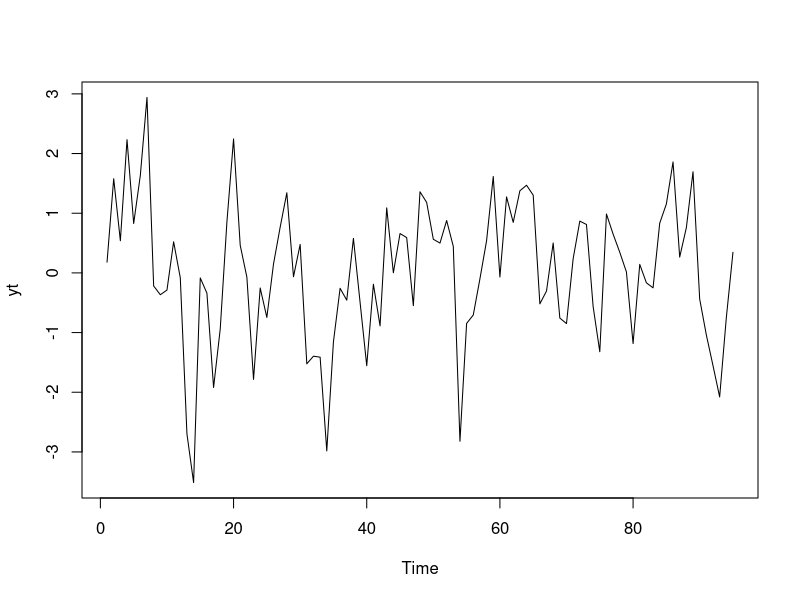
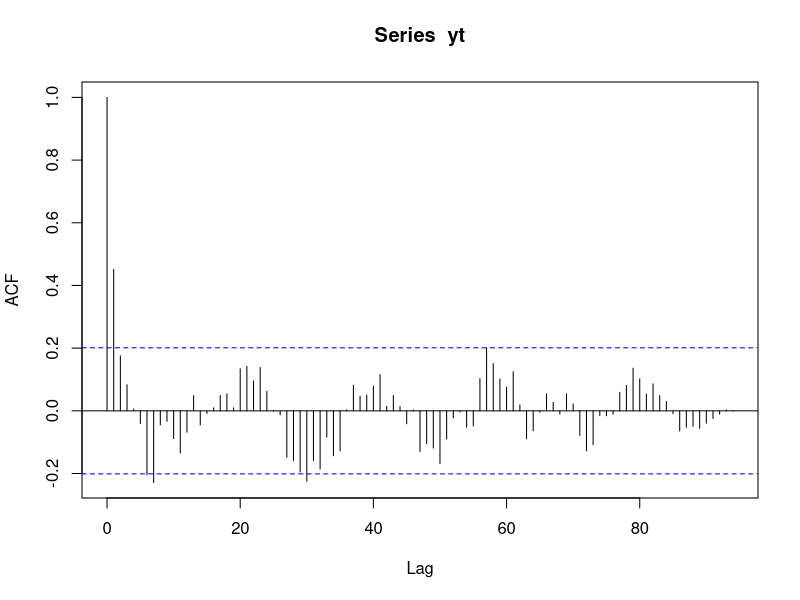
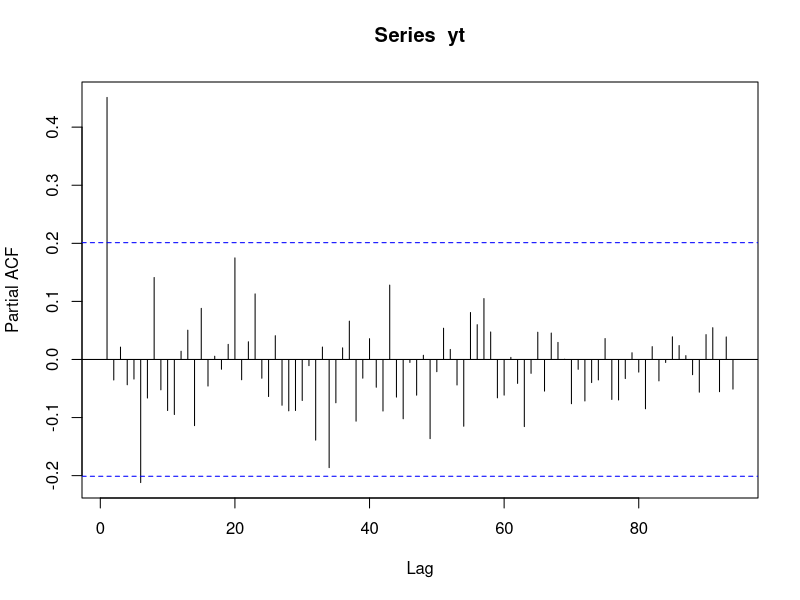
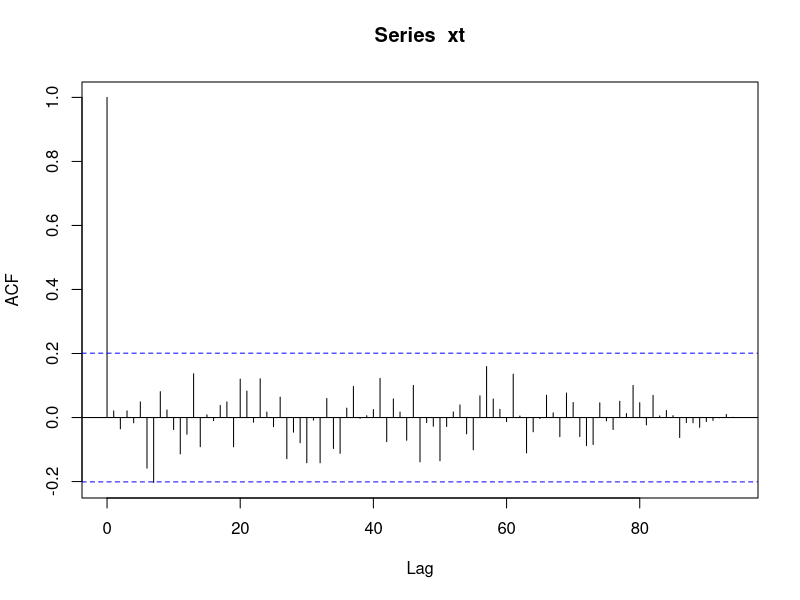
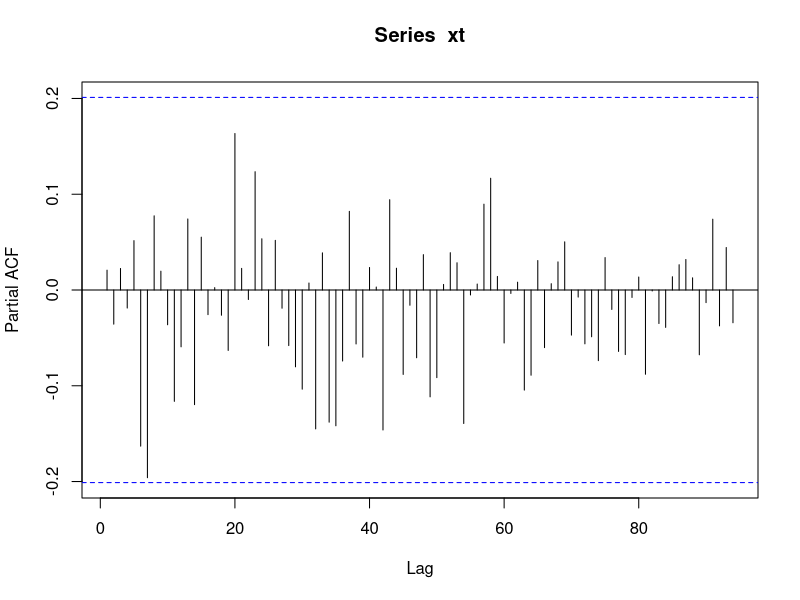
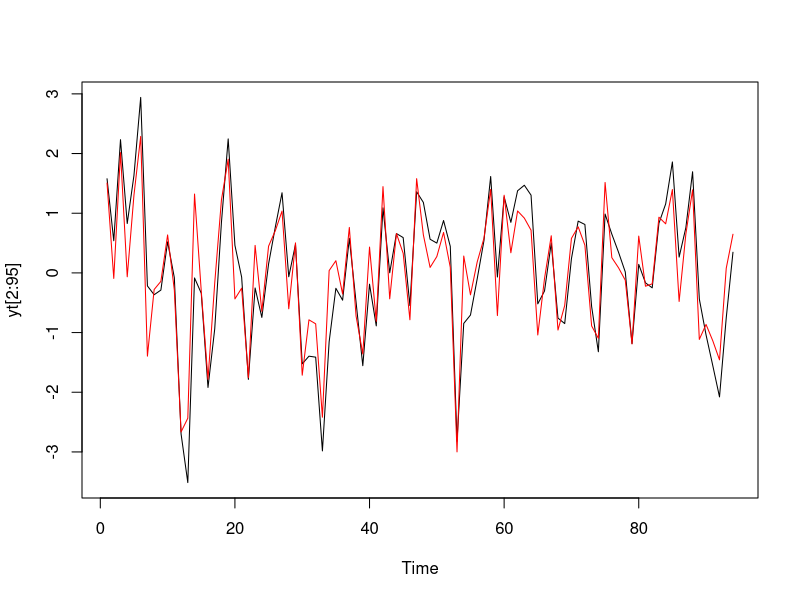
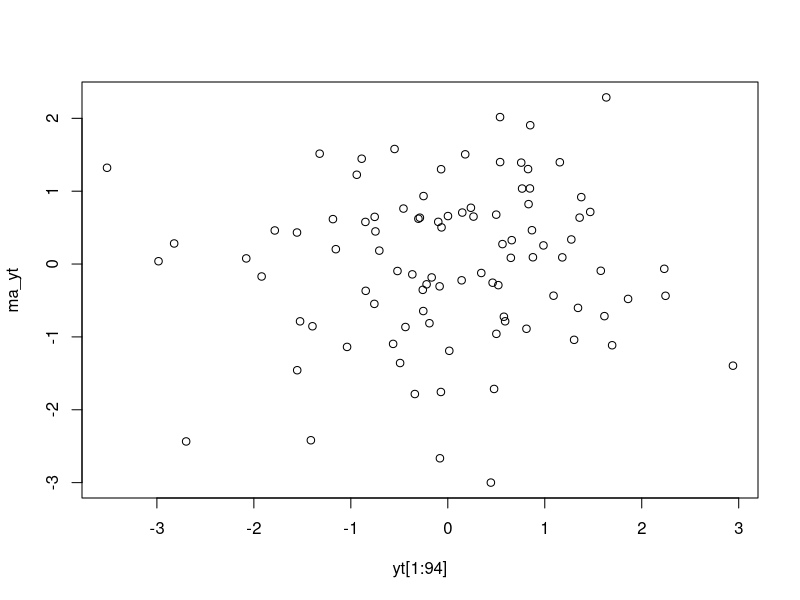

Recreate these plots in R, in order.
## ---- chunk 1
knitr::opts_chunk$set(echo = TRUE)
## ---- chunk 2
set.seed(42)
t <- 1:100
et <- rnorm(t, 0, 1)
## ---- chunk 3
phi <- 0.4
y <- c()
k <- 1:length(et)
for (i in k){
  y[i] <- et[i] + et[i-1]*phi + et[i-2]*phi^2 + et[i-3]*phi^3 + et[i-4]*phi^4 + et[i-5]*phi^5
    }
yt <- y[6:100]
plot.ts(yt)
## ---- chunk 4
ayt <- acf(yt,95)
pacf(yt,95)
## ---- chunk 5
rho1 <- phi^1
print(rho1)
rho2 <- phi^2
print(rho2)
rho3 <- phi^3
print(rho3)
## ---- chunk 6
ayt[1:3]
## ---- chunk 7
AR1 <- arima(yt,c(1,0,0))
AR1$coef
## ---- chunk 8
xt <- AR1$residuals
acf(xt,95)
pacf(xt,95)
## ---- chunk 9
theta1 <- .4
ma_y <- c()
for (i in k){
  ma_y[i] <- yt[i] - yt[i-1]*theta1
    }
ma_yt <- ma_y[2:95]
## ---- chunk 10
plot.ts(yt[2:95])
lines(ma_yt[1:94], col = "red")
plot(yt[1:94], ma_yt)

residuals <- yt[2:94] - ma_yt[1:93]
mean(residuals)
var(residuals)
